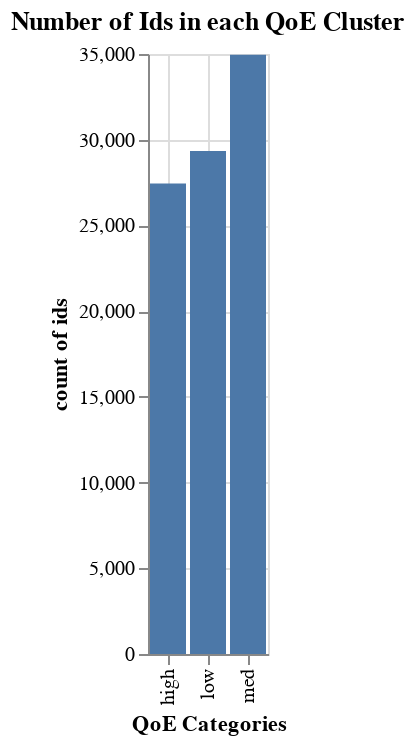

This figure's notebook cell:
### Markdown cell above
<p style = 'font-size:16px;font-family:Arial;color:#00233C'>Rate_Category column is our target variable for the models we'll create in next steps. We will classify our test data in one of the above category(cluster).</p>

### Code cell
%chart x=DistinctValue,y=DistinctValueCount,labelx="QoE Categories", labely="count of ids",type=bar,title="Number of Ids in each QoE Cluster",height= 400,width=400

### Figure 1 — Vega-Lite specification as saved in the notebook (floating-point values rounded to 4 significant figures)
{"$schema": "https://vega.github.io/schema/vega-lite/v3.json", "data": {"format": {"type": "csv"}, "values": "\"ColumnName\",\"DistinctValue\",\"DistinctValueCount\"\n\"rate_category\",\"low\",\"29338\"\n\"rate_category\",\"high\",\"27452\"\n\"rate_category\",\"med\",\"34958\"\n"}, "encoding": {"x": {"axis": {"grid": true, "title": "QoE Categories"}, "field": "DistinctValue", "type": "nominal"}, "y": {"axis": {"grid": true, "title": "count of ids"}, "field": "DistinctValueCount", "type": "quantitative"}}, "height": "400", "mark": {"color": "#4C78A8", "type": "bar"}, "title": "Number of Ids in each QoE Cluster", "width": "400"}
